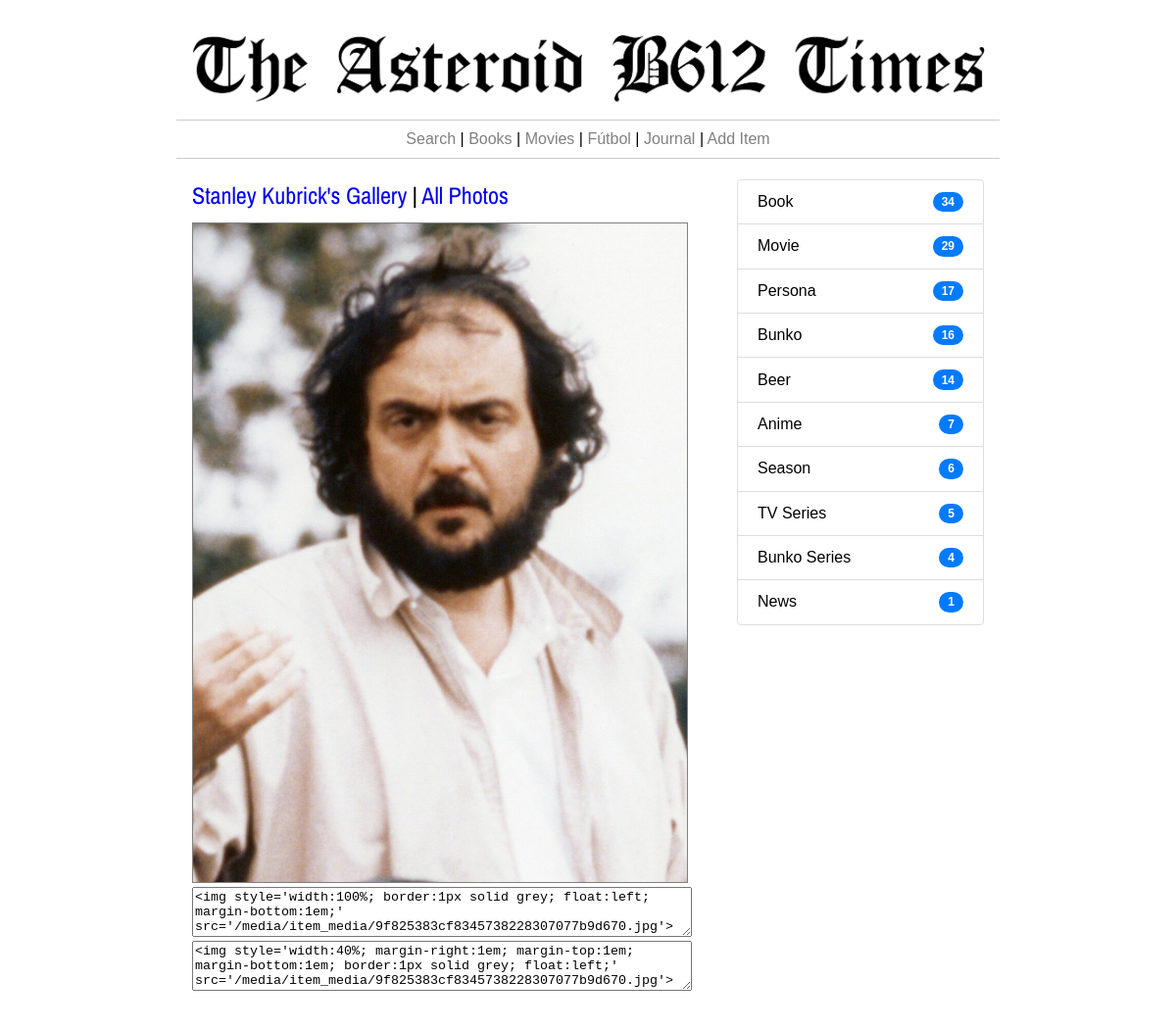
The app's page /photo/18 with its own data.
### thetimes/models.py (models this page shows, shortened)
class AttrImage(models.Model):
    item = models.ForeignKey(Item,on_delete=models.CASCADE)
    imagen = models.ImageField(upload_to=path_and_name, max_length=255, null=True, blank=True)
    caption = models.TextField()
    tipo = models.CharField(max_length=30)

class Item(models.Model):
    titulo = models.CharField(max_length=255)
    tipo = models.ForeignKey(Category, on_delete=models.CASCADE)
    contenido = models.TextField()
    fecha_creacion = models.DateTimeField()
    fecha_edicion = models.DateTimeField()
    consumido = models.BooleanField(default=False)

class Category(models.Model):
    category = models.CharField(max_length=255)
    @property
    def nitems(self):
        n_w = Item.objects.filter(tipo = self).count()
        return n_w

### thetimes/views.py (the view)
# urls.py: path('photo/<photo_id>', views.photo, name='photo'),
def photo(request,photo_id):
	this_photo = AttrImage.objects.get(pk=int(photo_id))
	cats = sorted(Category.objects.exclude(id=14),key=lambda t: t.nitems, reverse=True)
	return render(request,'photo.html',{'this_photo':this_photo,'cats':cats})

### thetimes/templates/photo.html (shortened to what this page needs)
{% extends 'base_times.html' %}
{% load static %}
{% block izquierda %}
  <h2><a href="{% url 'gallery' this_photo.item.id %}" style="text-decoration:none;">{{this_photo.item.titulo}}'s Gallery</a> | <a href="{% url 'gallery' 0 %}" style="text-decoration:none;">All Photos</a></h2>
  <img src="{{this_photo.imagen.url}}" style="border:1px solid grey; max-width: 100%; margin-top: 0.75em;">
<br>
  <form>
    <textarea rows="3" style="width:100%;"><img style='width:100%; border:1px solid grey; float:left; margin-bottom:1em;' src='{{this_photo.imagen.url}}'></textarea><br>
      <textarea rows="3" style="width:100%;"><img style='width:40%; margin-right:1em; margin-top:1em; margin-bottom:1em; border:1px solid grey; float:left;' src='{{this_photo.imagen.url}}'></textarea>
  </form>
{% endblock %}
{% block derecha %}
<ul class="list-group">
    {% for c in cats %}
      {% if c.nitems > 0 %}
        <li class="list-group-item"><a href="{% url 'categoria' c.id %}" style="text-decoration:none; color:black;">{{c.category|capfirst}}</a> <span class="badge badge-pill">{{c.nitems}}</span></li>
      {% endif %}
    {% endfor %}
</ul>
{% endblock %}

### records on screen
AttrImage: item.titulo "Stanley Kubrick", imagen (picture), imagen "<img style='width:100%; border:1px solid grey; float:left; margin-bottom:1em;' src='/media/item_media/9f825383cf8345738228307077b9d670.jpg'>", imagen "<img style='width:40%; margin-right:1em; margin-top:1em; margin-bottom:1em; border:1px solid grey; float:left;' src='/media/item_media/9f825383cf8345738228307077b9d670.jpg'>"
Category: category "Book", nitems "34"
Category: category "Movie", nitems "29"
Category: category "Persona", nitems "17"
Category: category "Bunko", nitems "16"
Category: category "Beer", nitems "14"
Category: category "Anime", nitems "7"
Category: category "Season", nitems "6"
Category: category "TV Series", nitems "5"
Category: category "Bunko Series", nitems "4"
Category: category "News", nitems "1"
